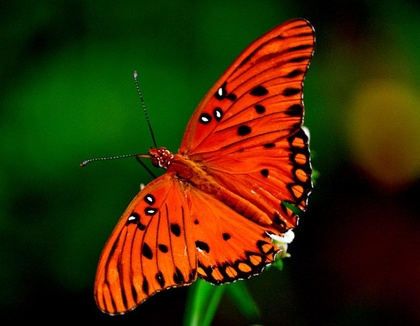
%> input picture ImgMari/a.jpg, 420 x 326 px, shrunk from 736 x 571 before the run
$ octave Textura_filtro.m   (GNU Octave 9; MATLAB toolbox functions it lacks are replaced by stand-ins)
%> lines starting %> are read from the running program, lines starting %| are printed output that depends on the picture; in (x1, y1, x2, y2) boxes, pixels count from 0 and x2, y2 are one past the last pixel; in counts of white or black regions, pixels touching at a corner belong together; the program's own positions count from 1
I = imread('C:\Users\carlo\Documents\MATLAB\CarlosMatlab\ImgMari\a.jpg');
%> I is the input picture: size 326x420x3 uint8; mean R, G, B 58.5, 43.3, 4.6
s = size(I);
%> s = [326 420 3]


imgGris= rgb2gray(I);
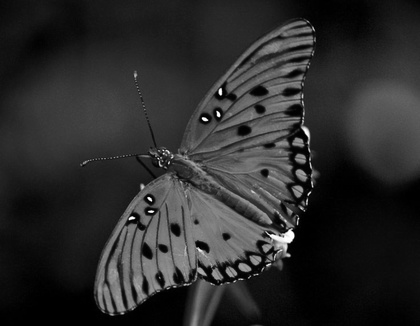
%> imgGris: size 326x420 uint8; min 0, max 255, mean 43.4
imgGrisVert = imgGris;
imgGrisHori = imgGris;
imgGrisUnion = imgGris;
imgGrisUnionUmbral = imgGris;
mascVert = zeros();
mascHori = zeros();
tamMasc =3;
umbral = 200;


for i= 1: tamMasc
    x1 = -1;
   for  j=1:tamMasc
   mascVert(i,j)=x1;
   x1 = x1+1;
   end
end

x1 = -1;
for i= 1: tamMasc
   for  j=1:tamMasc
   mascHori(i,j)=x1;
   end
     x1 = x1+1;
end

imgGrisVert = conv2(mascVert,imgGris);
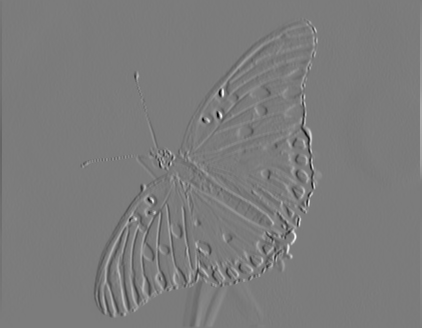
%> imgGrisVert: size 328x422 double; min -716, max 755, mean 0; drawn with min black and max white
imgGrisHori = conv2(mascHori,imgGris);
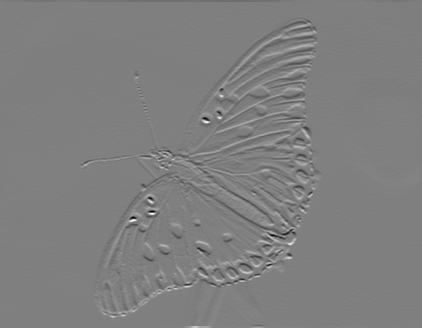
%> imgGrisHori: size 328x422 double; min -757, max 757, mean 0; drawn with min black and max white

for i = 1 : s(1)
    for j = 1 : s(2)
       imgGrisUnion(i,j) = sqrt((imgGrisVert(i,j)^2)+ (imgGrisHori(i,j)^2));
         if(imgGrisUnion(i,j)>=umbral)
              imgGrisUnionUmbral(i,j)=255;
         else
             imgGrisUnionUmbral(i,j)=0;
         end
    end
end
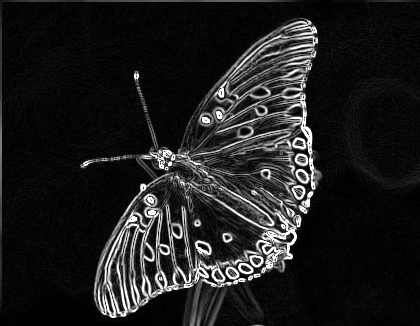
%> imgGrisUnion: size 326x420 uint8; min 0, max 255, mean 30.3
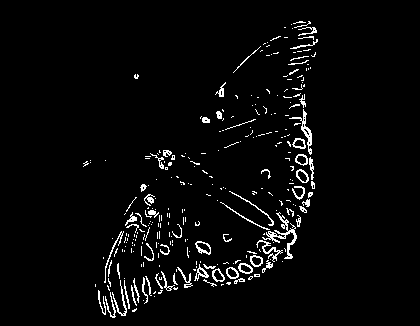
%> imgGrisUnionUmbral: size 326x420 uint8; 3.5% white in thin lines or dots, all inside (x1, y1, x2, y2) = (83, 21, 318, 318)

subplot(2,2,1)
imshow(uint8(imgGrisUnion));
title('Imagen bordes Union');

imdd = imbinarize(imgGrisUnion);
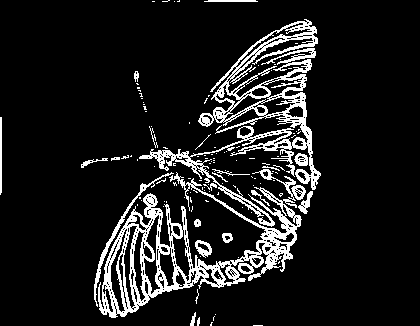
%> imdd: size 326x420 logical; 11.4% white in thin lines or dots, all inside (x1, y1, x2, y2) = (0, 0, 321, 326)
subplot(2,2,2)
imshow(uint8(imdd));

I2 = imfill(imgGrisUnion)
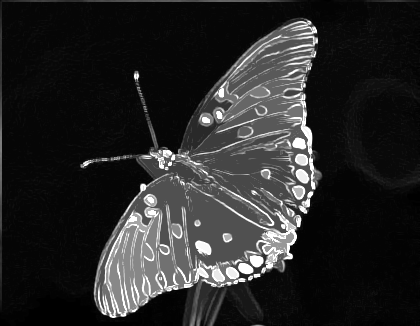
%> I2: size 326x420 uint8; min 0, max 255, mean 40.3
subplot(2,2,3)
imshow(I2);

$ run again, with ImgMari/d.jpg copied over ImgMari/a.jpg
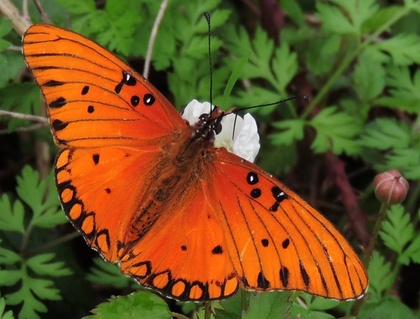
%> input picture ImgMari/d.jpg, 420 x 319 px, shrunk from 1024 x 777 before the run
%> I is the input picture: size 319x420x3 uint8; mean R, G, B 110.6, 82.4, 33.5
%> after the loop `for i = 1 : s(1)`:
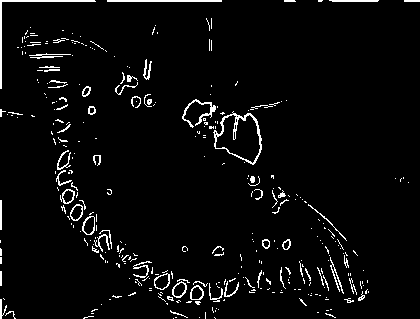
%> imgGrisUnionUmbral: size 319x420 uint8; 3.9% white in thin lines or dots
%> imdd: size 319x420 logical; 14.4% white in thin lines or dots
%> `I2 = imfill(imgGrisUnion)`:
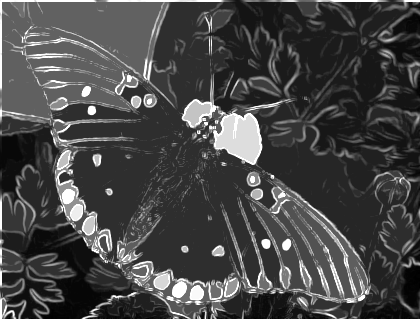
%> I2: size 319x420 uint8; min 0, max 255, mean 71.3
